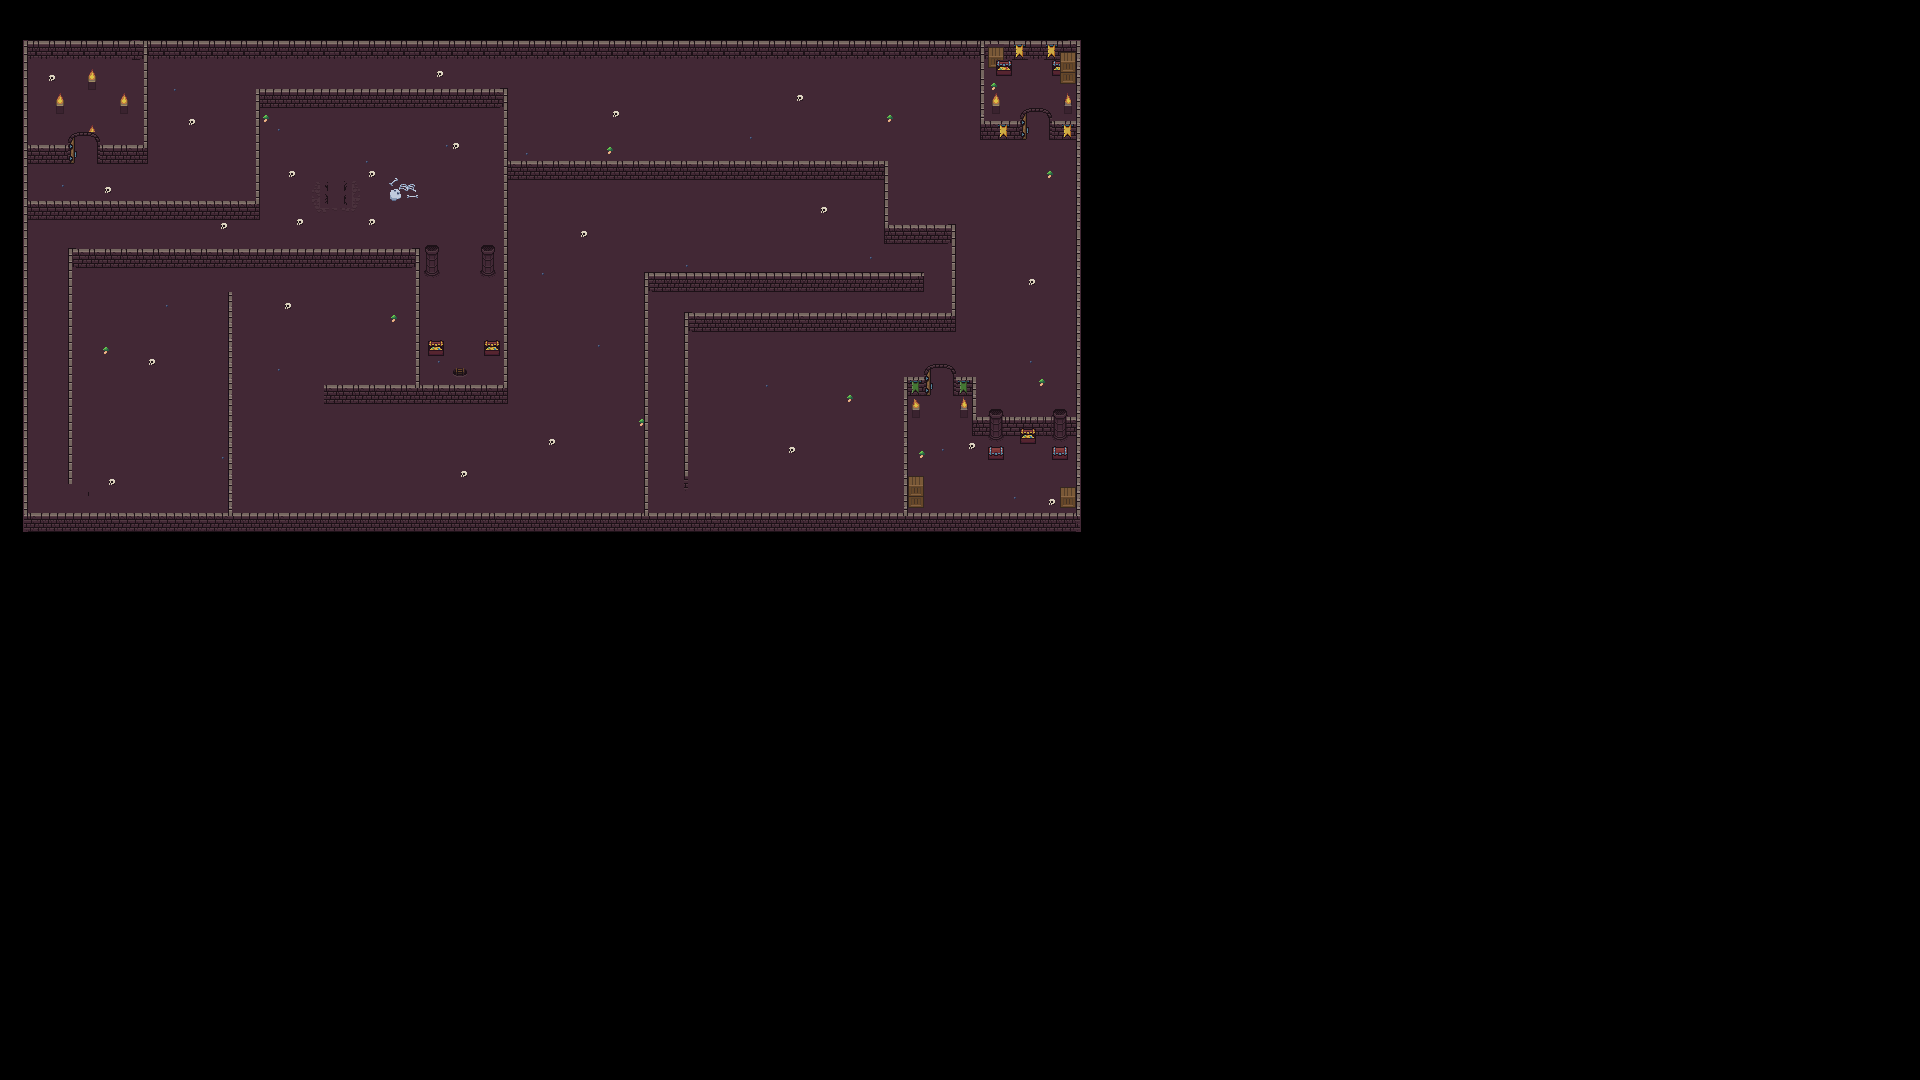

A level layout from a 2D game, rendered from its tile map. Below: a short description, then the map file with tile-grid data replaced by summaries:
An orthogonal 240x135 tile map with 8x8 px tiles, 3 tile layers (Background, Walls, Decor), 4 tilesets and 57 objects (48x wall, 6x Monster, Player, Vendor, Fin).

<map version="1.10" tiledversion="1.10.2" orientation="orthogonal" renderorder="right-down" width="240" height="135" tilewidth="8" tileheight="8" infinite="0" nextlayerid="6" nextobjectid="70">
 <tileset firstgid="1" source="tileset_dungeon.tsx" />
 <tileset firstgid="1025" name="0x72_16x16DungeonTileset.v5" tilewidth="8" tileheight="8" tilecount="2048" columns="64">
  <image source="0x72_16x16DungeonTileset.v5.png" trans="000000" width="512" height="256" />
 </tileset>
 <tileset firstgid="3073" source="0x72_16x16DungeonTileset.v5.tsx" />
 <tileset firstgid="5121" source="RPG Nature Tileset.tsx" />
 <layer id="1" name="Background" width="240" height="135" offsetx="12" offsety="12">
  <data>[32400 cells, 7932 non-empty, 2 distinct tile ids]</data>
 </layer>
 <layer id="2" name="Walls" width="240" height="135" offsetx="12" offsety="12">
  <data>[32400 cells, 3330 non-empty, 179 distinct tile ids]</data>
 </layer>
 <layer id="5" name="Decor" width="240" height="135">
  <data>[32400 cells, 150 non-empty, 44 distinct tile ids]</data>
 </layer>
 <objectgroup id="3" name="Objects" offsetx="12" offsety="12">
  <object id="1" name="Player" x="68.4545" y="98.1819">
   <point />
  </object>
  <object id="2" type="wall" x="11.0531" y="27.9052" width="4.36509" height="491.591" />
  <object id="3" type="wall" x="1065" y="28.4181" width="3.96639" height="472.168" />
  <object id="4" type="wall" x="15.5851" y="28.1196" width="1049.25" height="19.003" />
  <object id="5" type="wall" x="15.5229" y="500.704" width="1053.41" height="18.9297" />
  <object id="7" name="Monster" type="Monster" x="331.719" y="192.75">
   <point />
  </object>
  <object id="8" name="Vendor" x="1021.5" y="68">
   <point />
  </object>
  <object id="12" type="wall" x="43.625" y="82.125" width="9.25" height="19.75" />
  <object id="13" type="wall" x="107.375" y="82.375" width="9.25" height="19.75" />
  <object id="14" type="wall" x="75.375" y="57.625" width="9.25" height="19.75" />
  <object id="15" type="wall" x="1048.88" y="475.375" width="14.25" height="19.75" />
  <object id="16" type="wall" x="896.625" y="464.375" width="14.25" height="30" />
  <object id="17" type="wall" x="899.625" y="385.875" width="9.25" height="19.75" />
  <object id="18" type="wall" x="947.875" y="386.625" width="9.25" height="19.75" />
  <object id="19" type="wall" x="976.625" y="434.375" width="14.25" height="12.5" />
  <object id="20" type="wall" x="1040.5" y="434.25" width="15.75" height="13.8158" />
  <object id="21" type="wall" x="1008.38" y="418" width="14.25" height="12.5" />
  <object id="22" type="wall" x="964.951" y="404.75" width="99.5326" height="18.25" />
  <object id="23" type="wall" x="960.179" y="364.946" width="4.69565" height="58.0543" />
  <object id="25" type="wall" x="891.25" y="364.875" width="4" height="135.75" />
  <object id="26" type="wall" x="895.511" y="364.625" width="17.3636" height="19.75" />
  <object id="27" type="wall" x="943.75" y="364.908" width="16.3913" height="18.9674" />
  <object id="28" type="wall" x="968.409" y="109.034" width="40.4545" height="19.75" />
  <object id="29" type="wall" x="1040.77" y="108.125" width="24.0114" height="19.75" />
  <object id="30" type="wall" x="977.239" y="34.6705" width="14.25" height="19.75" />
  <object id="31" type="wall" x="979.011" y="84.3068" width="9.25" height="19.75" />
  <object id="32" type="wall" x="1051.38" y="81.9432" width="9.25" height="19.75" />
  <object id="33" type="wall" x="984.875" y="49.9318" width="14.25" height="12.5" />
  <object id="34" type="wall" x="1040.51" y="49.2045" width="14.25" height="12.5" />
  <object id="35" type="wall" x="1048.88" y="40.6364" width="14.25" height="30" />
  <object id="36" type="wall" x="968.375" y="46.875" width="3.75" height="62.125" />
  <object id="41" type="wall" x="15.4688" y="132.875" width="47.4063" height="18.875" />
  <object id="42" type="wall" x="85.625" y="133.125" width="50" height="18.625" />
  <object id="43" type="wall" x="131.625" y="28.75" width="3.875" height="104.25" />
  <object id="44" type="wall" x="14.6667" y="188.667" width="232.667" height="17.3333" />
  <object id="45" type="wall" x="244" y="76.6667" width="3.33333" height="112.333" />
  <object id="47" type="wall" x="247.333" y="76.6667" width="247.667" height="19.3333" />
  <object id="48" type="wall" x="491.667" y="76.3333" width="3" height="316" />
  <object id="49" type="wall" x="495.333" y="148.333" width="380.667" height="20" />
  <object id="50" type="wall" x="872" y="148" width="4.33333" height="83.3333" />
  <object id="51" type="wall" x="871.667" y="212.333" width="71.6667" height="19" />
  <object id="52" type="wall" x="939" y="212.333" width="4" height="106.667" />
  <object id="53" type="wall" x="672.667" y="300.333" width="271" height="19.3333" />
  <object id="54" type="wall" x="636.606" y="260" width="275.394" height="19.6667" />
  <object id="55" type="wall" x="632.23" y="260.122" width="4.4375" height="240.613" />
  <object id="56" type="wall" x="672.333" y="300.667" width="3.66667" height="177" />
  <object id="57" type="wall" x="312" y="372.667" width="183" height="19.6667" />
  <object id="58" type="wall" x="404" y="236" width="3.66667" height="136.667" />
  <object id="59" type="wall" x="56.6667" y="235.333" width="350.667" height="21.3333" />
  <object id="60" type="wall" x="57" y="235.667" width="3.33333" height="237" />
  <object id="62" type="wall" x="215.667" y="279.333" width="5" height="221.463" />
  <object id="64" type="Fin" x="441.563" y="358" width="13.4375" height="6.0625">
   <ellipse />
  </object>
  <object id="65" name="Monster" type="Monster" x="235.625" y="276.313">
   <point />
  </object>
  <object id="66" name="Monster" type="Monster" x="874.509" y="245.847">
   <point />
  </object>
  <object id="67" name="Monster" type="Monster" x="77.625" y="483.875">
   <point />
  </object>
  <object id="68" name="Monster" type="Monster" x="681.492" y="486.76">
   <point />
  </object>
  <object id="69" name="Monster" type="Monster" x="257.195" y="62.8479">
   <point />
  </object>
 </objectgroup>
</map>
